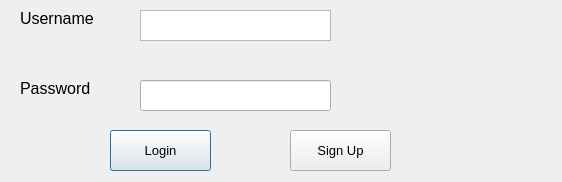
<?xml version="1.0" encoding="UTF-8"?>
<ui version="4.0">
 <class>Dialog</class>
 <widget class="QDialog" name="Dialog">
  <property name="geometry">
   <rect>
    <x>0</x>
    <y>0</y>
    <width>562</width>
    <height>182</height>
   </rect>
  </property>
  <property name="windowTitle">
   <string>Dialog</string>
  </property>
  <widget class="QLabel" name="usr">
   <property name="geometry">
    <rect>
     <x>20</x>
     <y>10</y>
     <width>91</width>
     <height>16</height>
    </rect>
   </property>
   <property name="font">
    <font>
     <pointsize>12</pointsize>
    </font>
   </property>
   <property name="text">
    <string>Username</string>
   </property>
  </widget>
  <widget class="QLabel" name="pwd">
   <property name="geometry">
    <rect>
     <x>20</x>
     <y>80</y>
     <width>91</width>
     <height>16</height>
    </rect>
   </property>
   <property name="font">
    <font>
     <pointsize>12</pointsize>
    </font>
   </property>
   <property name="text">
    <string>Password</string>
   </property>
  </widget>
  <widget class="QTextEdit" name="usrTxt">
   <property name="geometry">
    <rect>
     <x>140</x>
     <y>10</y>
     <width>191</width>
     <height>31</height>
    </rect>
   </property>
  </widget>
  <widget class="QLineEdit" name="pwdTxt">
   <property name="geometry">
    <rect>
     <x>140</x>
     <y>80</y>
     <width>191</width>
     <height>31</height>
    </rect>
   </property>
   <property name="echoMode">
    <enum>QLineEdit::Password</enum>
   </property>
  </widget>
  <widget class="QLabel" name="loginlogo">
   <property name="geometry">
    <rect>
     <x>430</x>
     <y>10</y>
     <width>111</width>
     <height>111</height>
    </rect>
   </property>
   <property name="styleSheet">
    <string notr="true">background-image:url(:/photo/oo.jpg)</string>
   </property>
   <property name="text">
    <string/>
   </property>
  </widget>
  <widget class="QPushButton" name="loginbut">
   <property name="geometry">
    <rect>
     <x>110</x>
     <y>130</y>
     <width>101</width>
     <height>41</height>
    </rect>
   </property>
   <property name="font">
    <font>
     <pointsize>10</pointsize>
    </font>
   </property>
   <property name="text">
    <string>Login</string>
   </property>
  </widget>
  <widget class="QPushButton" name="signupbut">
   <property name="geometry">
    <rect>
     <x>290</x>
     <y>130</y>
     <width>101</width>
     <height>41</height>
    </rect>
   </property>
   <property name="font">
    <font>
     <pointsize>10</pointsize>
    </font>
   </property>
   <property name="text">
    <string>Sign Up</string>
   </property>
  </widget>
 </widget>
 <resources>
  <include location="../../Python-BasicCourse/Projects/StudentManagement/View/ss.qrc"/>
 </resources>
 <connections/>
</ui>
